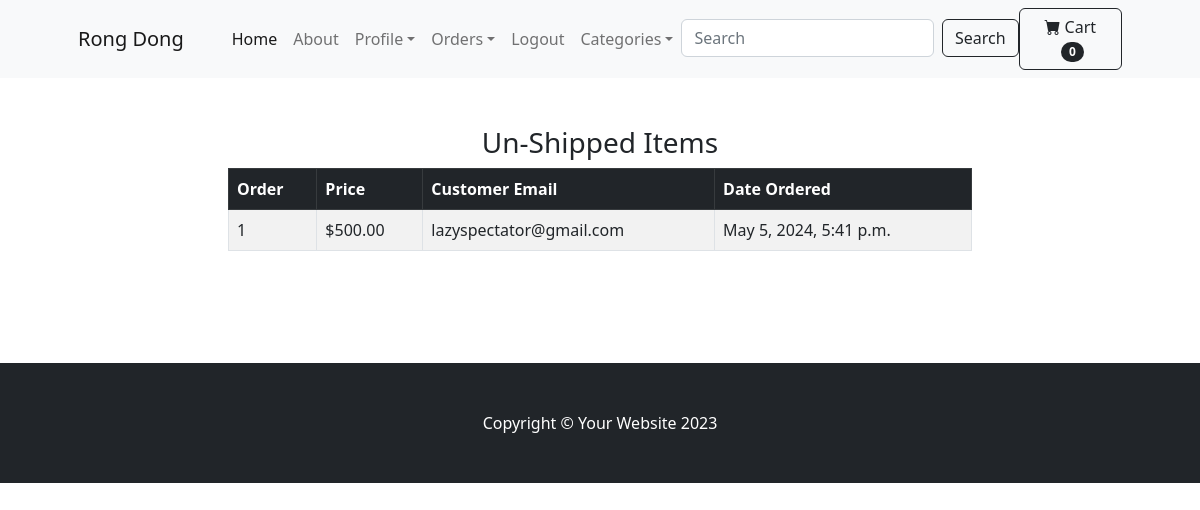
Page /payment/not_shipped_dash (signed in) on the earlier database version.
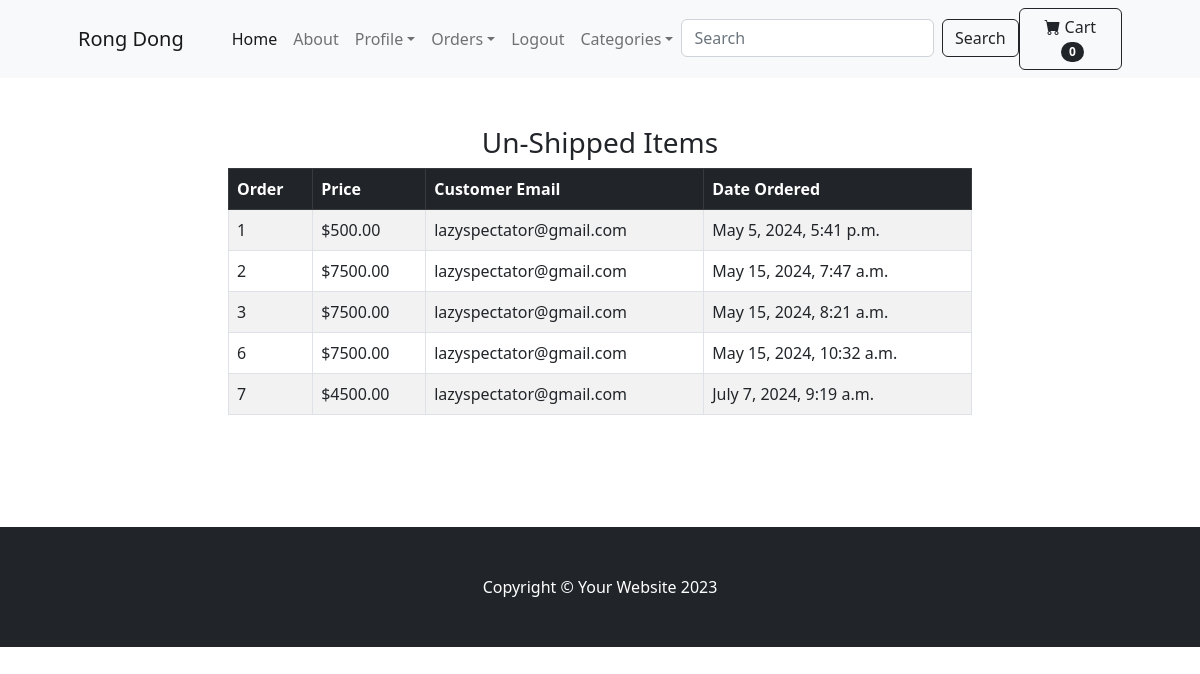
Same page on the later database version.
### payment/models.py (models this page shows, shortened)
class Order(models.Model):
	user = models.ForeignKey(User, on_delete=models.CASCADE, null=True, blank=True)
	full_name = models.CharField(max_length=250)
	email = models.EmailField(max_length=250)
	shipping_address = models.TextField(max_length=15000)
	amount_paid = models.DecimalField(max_digits=7, decimal_places=2)
	date_ordered = models.DateTimeField(auto_now_add=True)
	shipped = models.BooleanField(default=False)
	date_shipped = models.DateTimeField(blank=True, null=True)

### payment/views.py (the view)
# urls.py: path('not_shipped_dash', views.not_shipped_dash, name="not_shipped_dash"),
def not_shipped_dash(request):
	if request.user.is_authenticated and request.user.is_superuser:
		orders = Order.objects.filter(shipped=False)
		return render(request, "payment/not_shipped_dash.html", {"orders":orders})
	else:
		messages.success(request, "Access Denied")
		return redirect('home')

### cart/cart.py (called while the page is built)
	def __len__(self):
		return len(self.cart)

### cart/context_processors.py (called while the page is built)
def cart(request):
	return {'cart': Cart(request)}

### store/context_processors.py (called while the page is built)
def cat_menu(request):
    cat_menu = Category.objects.all()
    return {'cat_menu': cat_menu}

### store/models.py (called while the page is built)
	def __str__(self):
		return self.name

### payment/templates/payment/not_shipped_dash.html
{% extends 'base.html' %}
{% block content %}
        <div class="container">
        	<div class="row">
        		<center>
        			<div class="col-8">
        				<br/><br/>
<h3>Un-Shipped Items</h3>
<table class="table table-striped table-hover table-bordered">
  <thead class="table-dark">
    <tr>
      <th scope="col">Order</th>
      <th scope="col">Price</th>
      <th scope="col">Customer Email</th>
      <th scope="col">Date Ordered</th>
    </tr>
  </thead>
  <tbody>
  	{% for item in orders %}
    <tr>
      <td>{{ item.id }}</td>
      <td>${{ item.amount_paid }}</td>
      <td>{{ item.email }}</td>
      <td>{{ item.date_ordered }}</td>
    </tr>
    {% endfor %}
  </tbody>
</table>
<br/><br/>
<br/><br/>
        			</div>
        		</center>
        	</div>
        </div>
{% endblock %}

### store/templates/base.html (shortened to what this page needs)
{% load static %}
<!DOCTYPE html>
<html lang="en">
    <head>
        <link href="https://cdn.jsdelivr.net/npm/bootstrap-icons@1.5.0/font/bootstrap-icons.css" rel="stylesheet" />
        <link href="{% static 'css/styles.css' %}" rel="stylesheet" />
    </head>
    <body>
        {% include 'navbar.html'%}
        {% block content %}
        {% endblock %}
 <footer class="py-5 bg-dark">
    <div class="container"><p class="m-0 text-center text-white">Copyright &copy; Your Website 2023</p></div>
</footer>
</body>
</html>

### store/templates/navbar.html (shortened to what this page needs)
<nav class="navbar navbar-expand-lg navbar-light bg-light">
    <div class="container px-4 px-lg-5">
        <a class="navbar-brand" href="{% url 'home' %}">Rong Dong</a>
        <div class="collapse navbar-collapse" id="navbarSupportedContent">
            <ul class="navbar-nav me-auto mb-2 mb-lg-0 ms-lg-4">
                <li class="nav-item"><a class="nav-link active" aria-current="page" href="{% url 'home' %}">Home</a></li>
                <li class="nav-item"><a class="nav-link" href="{% url 'about' %}">About</a></li>
                {% if user.is_authenticated %}
                    <li class="nav-item dropdown">
                        <a class="nav-link dropdown-toggle" id="navbarDropdownProfile" href="#" role="button" data-bs-toggle="dropdown" aria-expanded="false">Profile</a>
                    </li>
                    {% if user.is_superuser %}
                    <li class="nav-item dropdown">
                  <a class="nav-link dropdown-toggle" id="navbarDropdown" href="#" role="button" data-bs-toggle="dropdown" aria-expanded="false">Orders</a>
                              </li>
                  {% endif %}
                    <li class="nav-item"><a class="nav-link" href="{% url 'logout' %}">Logout</a></li>
                {% else %}
                    <li class="nav-item"><a class="nav-link" href="{% url 'login' %}">Login</a></li>
                    <li class="nav-item"><a class="nav-link" href="{% url 'register' %}">Register</a></li>
                {% endif %}
                <li class="nav-item dropdown">
                    <a class="nav-link dropdown-toggle" id="navbarDropdownCategories" href="#" role="button" data-bs-toggle="dropdown" aria-expanded="false">Categories</a>
                </li>
           <li class="nav-item">
                    <form class="d-flex" method="POST" action="{% url 'search' %}">
                        <input class="form-control me-2" type="search" placeholder="Search" aria-label="Search" name="searched">
                        <button class="btn btn-outline-dark" type="submit">Search</button>
                    </form>
                </li>
            </ul>
            <form class="d-flex">
                <a href="{% url 'cart_summary' %}" class="btn btn-outline-dark"><i class="bi-cart-fill me-1"></i>Cart<span class="badge bg-dark text-white ms-1 rounded-pill" id="cart_quantity">{{ cart|length }}</span></a>
            </form>
        </div>
    </div>
</nav>

Differences in the rows shown:
added Order: id "2", amount_paid "7500.00", email "lazyspectator@gmail.com", date_ordered "May 15, 2024, 7:47 a.m."
added Order: id "3", amount_paid "7500.00", email "lazyspectator@gmail.com", date_ordered "May 15, 2024, 8:21 a.m."
added Order: id "6", amount_paid "7500.00", email "lazyspectator@gmail.com", date_ordered "May 15, 2024, 10:32 a.m."
added Order: id "7", amount_paid "4500.00", email "lazyspectator@gmail.com", date_ordered "July 7, 2024, 9:19 a.m."
